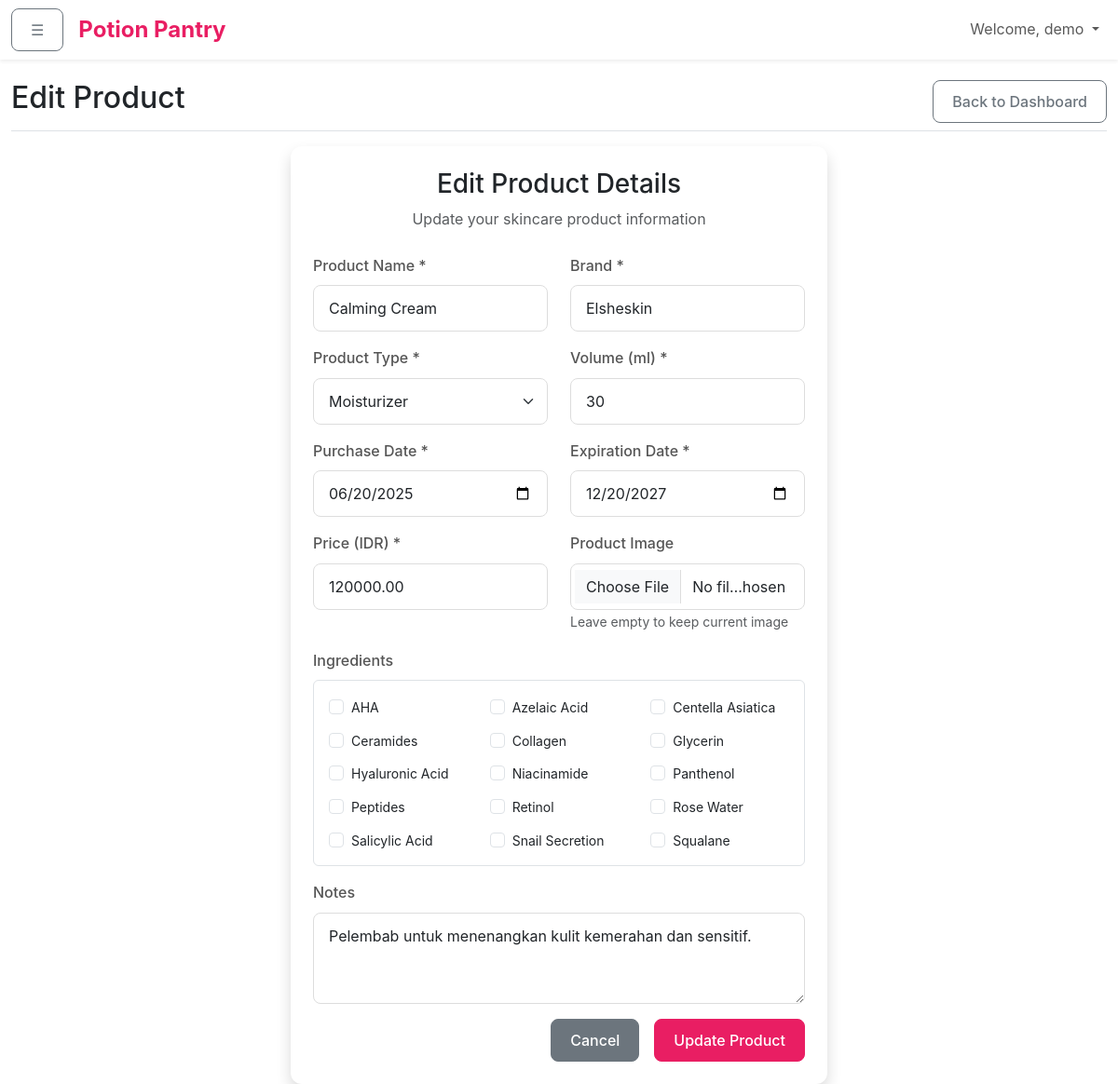
Page /pages/edit_product.php?id=28 (signed in) on the committed database.
### tables this page shows
CREATE TABLE `products` (
  `product_id` int(11) NOT NULL,
  `user_id` int(11) NOT NULL,
  `product_name` varchar(255) NOT NULL,
  `brand` varchar(255) NOT NULL,
  `product_type` varchar(100) NOT NULL,
  `purchase_date` date DEFAULT NULL,
  `expiration_date` date DEFAULT NULL,
  `price` decimal(12,2) DEFAULT 0.00,
  `volume_ml` int(11) DEFAULT 0,
  `notes` text DEFAULT NULL,
  `image_path` varchar(255) DEFAULT NULL,
  `last_used_at` date DEFAULT NULL,
  `created_at` timestamp NOT NULL DEFAULT current_timestamp(),
  `updated_at` timestamp NOT NULL DEFAULT current_timestamp() ON UPDATE current_timestamp()
);

CREATE TABLE `ingredients` (
  `ingredient_id` int(11) NOT NULL,
  `ingredient_name` varchar(255) NOT NULL,
  `description` text DEFAULT NULL,
  `created_at` timestamp NOT NULL DEFAULT current_timestamp()
);

### config/database.php (called while the page is built, shortened)
<?php
try {
    $pdo = new PDO("mysql:host=" . DB_HOST . ";dbname=" . DB_NAME . ";charset=utf8", DB_USER, DB_PASS);
    $pdo->setAttribute(PDO::ATTR_ERRMODE, PDO::ERRMODE_EXCEPTION);
    $pdo->setAttribute(PDO::ATTR_DEFAULT_FETCH_MODE, PDO::FETCH_ASSOC);
    $pdo->setAttribute(PDO::ATTR_EMULATE_PREPARES, false);
} catch(PDOException $e) {
    die("Database connection failed: " . $e->getMessage());
}
function getDB() {
    global $pdo;
    return $pdo;
}
?>

### includes/functions.php (called while the page is built, shortened)
<?php
function getAllIngredients() {
    $db = getDB();
    $stmt = $db->query("SELECT * FROM Ingredients ORDER BY ingredient_name");
    return $stmt->fetchAll();
}
?>

### pages/edit_product.php (the view, shortened to what this page needs)
<?php
require_once '../config/database.php';
require_once '../includes/functions.php';
$product_id = isset($_GET['id']) ? intval($_GET['id']) : 0;
$stmt = getDB()->prepare("SELECT * FROM Products WHERE product_id = ? AND user_id = ?");
$stmt->execute([$product_id, $_SESSION['user_id']]);
$product = $stmt->fetch();
$ingredients = getAllIngredients();
$stmt = getDB()->prepare("SELECT ingredient_id FROM ProductIngredients WHERE product_id = ?");
$stmt->execute([$product_id]);
$current_ingredients = $stmt->fetchAll(PDO::FETCH_COLUMN);
?>
<!DOCTYPE html>
<html lang="en">
<head>
    <link href="https://cdn.jsdelivr.net/npm/bootstrap@5.3.0/dist/css/bootstrap.min.css" rel="stylesheet">
    <link href="../assets/css/style.css" rel="stylesheet">
</head>
<body>
    <?php include '../includes/navbar.php'; ?>
    <div class="container-fluid">
        <div class="row">
            <main class="col-12 main-content">
                <div class="d-flex justify-content-between flex-wrap flex-md-nowrap align-items-center pt-3 pb-2 mb-3 border-bottom">
                    <h1 class="h2">Edit Product</h1>
                    <a href="dashboard.php" class="btn btn-outline-secondary">Back to Dashboard</a>
                </div>
                <div class="row justify-content-center">
                    <div class="col-md-8 col-lg-6">
                        <div class="card shadow">
                            <div class="card-body p-4">
                                <div class="text-center mb-4">
                                    <h3>Edit Product Details</h3>
                                    <p class="text-muted">Update your skincare product information</p>
                                </div>
                                <form method="POST" enctype="multipart/form-data">
                                    <div class="row">
                                        <div class="col-md-6 mb-3">
                                            <label for="product_name" class="form-label">Product Name *</label>
                                            <input type="text" class="form-control" id="product_name" name="product_name" required
                                                   value="<?= htmlspecialchars($product['product_name']) ?>">
                                        </div>
                                        <div class="col-md-6 mb-3">
                                            <label for="brand" class="form-label">Brand *</label>
                                            <input type="text" class="form-control" id="brand" name="brand" required
                                                   value="<?= htmlspecialchars($product['brand']) ?>">
                                        </div>
                                    </div>
                                    <div class="row">
                                        <div class="col-md-6 mb-3">
                                            <label for="product_type" class="form-label">Product Type *</label>
                                            <select class="form-select" id="product_type" name="product_type" required>
                                                <?php
                                                $types = ['Cleanser', 'Toner', 'Serum', 'Moisturizer', 'Sunscreen', 'Treatment', 'Mask', 'Eye Care'];
                                                foreach ($types as $type):
                                                ?>
                                                    <option value="<?= $type ?>" <?= $product['product_type'] === $type ? 'selected' : '' ?>>
                                                        <?= $type ?>
                                                    </option>
                                                <?php endforeach; ?>
                                            </select>
                                        </div>
                                        <div class="col-md-6 mb-3">
                                            <label for="volume_ml" class="form-label">Volume (ml) *</label>
                                            <input type="number" class="form-control" id="volume_ml" name="volume_ml" required min="1"
                                                   value="<?= $product['volume_ml'] ?>">
                                        </div>
                                    </div>
                                    <div class="row">
                                        <div class="col-md-6 mb-3">
                                            <label for="purchase_date" class="form-label">Purchase Date *</label>
                                            <input type="date" class="form-control" id="purchase_date" name="purchase_date" required
                                                   value="<?= $product['purchase_date'] ?>">
                                        </div>
                                        <div class="col-md-6 mb-3">
                                            <label for="expiration_date" class="form-label">Expiration Date *</label>
                                            <input type="date" class="form-control" id="expiration_date" name="expiration_date" required
                                                   value="<?= $product['expiration_date'] ?>">
                                        </div>
                                    </div>
                                    <div class="row">
                                        <div class="col-md-6 mb-3">
                                            <label for="price" class="form-label">Price (IDR) *</label>
                                            <input type="number" class="form-control" id="price" name="price" required min="0"
                                                   value="<?= $product['price'] ?>">
                                        </div>
                                        <div class="col-md-6 mb-3">
                                            <label for="product_image" class="form-label">Product Image</label>
                                            <input type="file" class="form-control" id="product_image" name="product_image"
                                                   accept="image/*">
                                            <small class="text-muted">Leave empty to keep current image</small>
                                        </div>
                                    </div>
                                    <div class="mb-3">
                                        <label class="form-label">Ingredients</label>
                                        <div class="border rounded p-3" style="max-height: 200px; overflow-y: auto;">
                                            <div class="row">
                                                <?php foreach ($ingredients as $ingredient): ?>
                                                <div class="col-md-6 col-lg-4 mb-2">
                                                    <div class="form-check">
                                                        <input class="form-check-input" type="checkbox"
                                                               name="ingredients[]" value="<?= $ingredient['ingredient_id'] ?>"
                                                               id="ingredient_<?= $ingredient['ingredient_id'] ?>"
                                                               <?= in_array($ingredient['ingredient_id'], $current_ingredients) ? 'checked' : '' ?>>
                                                        <label class="form-check-label small" for="ingredient_<?= $ingredient['ingredient_id'] ?>">
                                                            <?= htmlspecialchars($ingredient['ingredient_name']) ?>
                                                        </label>
                                                    </div>
                                                </div>
                                                <?php endforeach; ?>
                                            </div>
                                        </div>
                                    </div>
                                    <div class="mb-3">
                                        <label for="notes" class="form-label">Notes</label>
                                        <textarea class="form-control" id="notes" name="notes" rows="3"><?= htmlspecialchars($product['notes']) ?></textarea>
                                    </div>
                                    <div class="d-grid gap-2 d-md-flex justify-content-md-end">
                                        <a href="dashboard.php" class="btn btn-secondary me-md-2">Cancel</a>
                                        <button type="submit" class="btn btn-primary">Update Product</button>
                                    </div>
                                </form>
                            </div>
                        </div>
                    </div>
                </div>
            </main>
        </div>
    </div>
</body>
</html>

### assets/css/style.css (style rules this page uses)
:root { --primary-color: #e91e63; --primary-light: #f8bbd9; --primary-dark: #ad1457; --secondary-color: #9c27b0; --success-color: #4caf50; --warning-color: #ff9800; --danger-color: #f44336; --info-color: #2196f3; --light-color: #f8f9fa; --dark-color: #212529; --sidebar-width: 240px; }
body { font-family: 'Inter', 'Segoe UI', Tahoma, Geneva, Verdana, sans-serif; line-height: 1.6; }
.btn-primary { background: var(--primary-color); border-color: var(--primary-color); font-weight: 500; }
.main-content { margin-left: 0; transition: margin-left 0.3s ease; padding-top: 70px; min-height: 100vh; }
.card { border: none; box-shadow: 0 2px 10px rgba(0,0,0,0.08); border-radius: 12px; transition: all 0.3s ease; }
.form-control, .form-select { border-radius: 8px; border: 1px solid #ddd; padding: 12px 16px; transition: all 0.3s ease; }
.form-label { font-weight: 500; color: #555; margin-bottom: 8px; }
.fade-in { animation: fadeIn 0.5s ease-in; }
.btn { border-radius: 8px; font-weight: 500; padding: 10px 20px; transition: all 0.3s ease; }

### rows in the picture
products: product_name "Calming Cream", brand "Elsheskin", product_type "Moisturizer", volume_ml "30", purchase_date "06/20/2025", expiration_date "12/20/2027", price "120000.00", notes "Pelembab untuk menenangkan kulit kemerahan dan sensitif."
ingredients: ingredient_name "AHA"
ingredients: ingredient_name "Azelaic Acid"
ingredients: ingredient_name "Centella Asiatica"
ingredients: ingredient_name "Ceramides"
ingredients: ingredient_name "Collagen"
ingredients: ingredient_name "Glycerin"
ingredients: ingredient_name "Hyaluronic Acid"
ingredients: ingredient_name "Niacinamide"
ingredients: ingredient_name "Panthenol"
ingredients: ingredient_name "Peptides"
ingredients: ingredient_name "Retinol"
ingredients: ingredient_name "Rose Water"
ingredients: ingredient_name "Salicylic Acid"
ingredients: ingredient_name "Snail Secretion"
ingredients: ingredient_name "Squalane"

### other values in the picture
$_SESSION['username'] "demo"
